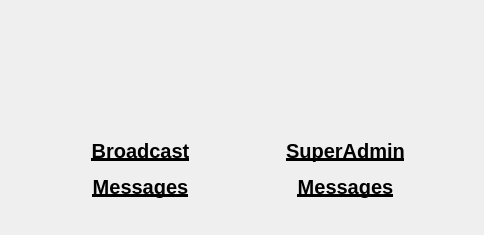
<?xml version="1.0" encoding="UTF-8"?>
<ui version="4.0">
 <class>noticeDialog</class>
 <widget class="QDialog" name="noticeDialog">
  <property name="geometry">
   <rect>
    <x>0</x>
    <y>0</y>
    <width>484</width>
    <height>235</height>
   </rect>
  </property>
  <property name="windowTitle">
   <string>Messages</string>
  </property>
  <widget class="QPushButton" name="broadcastMessages">
   <property name="geometry">
    <rect>
     <x>80</x>
     <y>10</y>
     <width>120</width>
     <height>120</height>
    </rect>
   </property>
   <property name="maximumSize">
    <size>
     <width>120</width>
     <height>120</height>
    </size>
   </property>
   <property name="styleSheet">
    <string notr="true">border:none;</string>
   </property>
   <property name="text">
    <string/>
   </property>
   <property name="icon">
    <iconset>
     <normaloff>../../Images/add_event.png</normaloff>../../Images/add_event.png</iconset>
   </property>
   <property name="iconSize">
    <size>
     <width>100</width>
     <height>100</height>
    </size>
   </property>
  </widget>
  <widget class="QPushButton" name="superadminMessage">
   <property name="geometry">
    <rect>
     <x>280</x>
     <y>10</y>
     <width>120</width>
     <height>120</height>
    </rect>
   </property>
   <property name="sizePolicy">
    <sizepolicy hsizetype="Fixed" vsizetype="Fixed">
     <horstretch>0</horstretch>
     <verstretch>0</verstretch>
    </sizepolicy>
   </property>
   <property name="maximumSize">
    <size>
     <width>120</width>
     <height>120</height>
    </size>
   </property>
   <property name="styleSheet">
    <string notr="true">border:none;</string>
   </property>
   <property name="text">
    <string/>
   </property>
   <property name="icon">
    <iconset>
     <normaloff>../../Images/search_hospital.png</normaloff>../../Images/search_hospital.png</iconset>
   </property>
   <property name="iconSize">
    <size>
     <width>100</width>
     <height>100</height>
    </size>
   </property>
  </widget>
  <widget class="QLabel" name="broadcastMessageLabel">
   <property name="geometry">
    <rect>
     <x>60</x>
     <y>130</y>
     <width>161</width>
     <height>78</height>
    </rect>
   </property>
   <property name="sizePolicy">
    <sizepolicy hsizetype="Fixed" vsizetype="Fixed">
     <horstretch>0</horstretch>
     <verstretch>0</verstretch>
    </sizepolicy>
   </property>
   <property name="text">
    <string>&lt;html&gt;&lt;head/&gt;&lt;body&gt;&lt;p align=&quot;center&quot;&gt;&lt;span style=&quot; font-size:15pt; font-weight:600; text-decoration: underline;&quot;&gt;Broadcast&lt;/span&gt;&lt;/p&gt;&lt;p align=&quot;center&quot;&gt;&lt;span style=&quot; font-size:15pt; font-weight:600; text-decoration: underline;&quot;&gt;Messages&lt;/span&gt;&lt;/p&gt;&lt;/body&gt;&lt;/html&gt;</string>
   </property>
  </widget>
  <widget class="QLabel" name="superadminMessageLabel">
   <property name="geometry">
    <rect>
     <x>260</x>
     <y>130</y>
     <width>171</width>
     <height>78</height>
    </rect>
   </property>
   <property name="sizePolicy">
    <sizepolicy hsizetype="Fixed" vsizetype="Fixed">
     <horstretch>0</horstretch>
     <verstretch>0</verstretch>
    </sizepolicy>
   </property>
   <property name="text">
    <string>&lt;html&gt;&lt;head/&gt;&lt;body&gt;&lt;p align=&quot;center&quot;&gt;&lt;span style=&quot; font-size:15pt; font-weight:600; text-decoration: underline;&quot;&gt;SuperAdmin&lt;/span&gt;&lt;/p&gt;&lt;p align=&quot;center&quot;&gt;&lt;span style=&quot; font-size:15pt; font-weight:600; text-decoration: underline;&quot;&gt;Messages&lt;/span&gt;&lt;/p&gt;&lt;/body&gt;&lt;/html&gt;</string>
   </property>
  </widget>
 </widget>
 <resources/>
 <connections/>
</ui>
